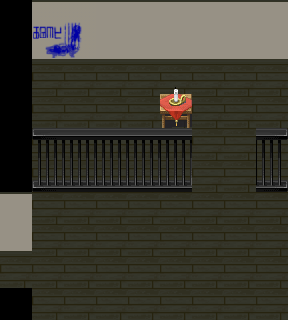

Rendered tile map (Tiled .tmx) drawn with the repository's tilesets; below, a short description and the full map source, tile grids included:
An orthogonal 9x10 tile map with 32x32 px tiles, 5 tile layers (layer0, layer1, layer2, layer3, ...), 2 tilesets.

<map version="1.9" tiledversion="1.9.2" orientation="orthogonal" renderorder="right-down" width="9" height="10" tilewidth="32" tileheight="32" infinite="0" nextlayerid="6" nextobjectid="1">
 <tileset firstgid="1" source="res/add_more.tsx" />
 <tileset firstgid="513" source="res/room-01-udz.tsx" />
 <layer id="4" name="layer0" width="9" height="10" locked="1">
  <data encoding="csv">
0,0,0,0,0,0,0,0,0,
0,0,0,0,0,0,0,0,0,
0,312,312,312,312,312,312,312,312,
0,312,312,312,312,0,312,312,312,
0,312,312,312,312,312,312,312,312,
0,0,0,0,0,0,312,0,0,
0,312,312,312,312,312,312,312,312,
0,312,312,312,312,312,312,312,312,
312,312,312,312,312,312,312,312,312,
0,312,312,312,312,312,312,312,312
</data>
 </layer>
 <layer id="1" name="layer1" width="9" height="10" locked="1">
  <data encoding="csv">
28,43,43,43,43,43,43,43,43,
28,43,43,43,43,43,43,43,43,
28,77,77,77,77,77,77,77,77,
28,77,77,77,77,77,77,77,77,
28,77,77,77,77,77,77,77,77,
28,77,77,77,77,77,77,77,77,
43,77,77,77,77,77,77,77,77,
43,77,77,77,77,77,77,77,77,
77,77,77,77,77,77,77,77,77,
28,77,77,77,77,77,77,77,77
</data>
 </layer>
 <layer id="2" name="layer2" width="9" height="10" locked="1">
  <data encoding="csv">
0,11,11,11,11,11,11,11,11,
0,27,27,27,27,27,27,27,27,
0,0,0,0,0,0,0,0,0,
0,0,0,0,0,0,0,0,0,
0,0,0,0,0,0,0,0,0,
0,0,0,0,0,0,0,0,0,
11,0,0,0,0,0,0,0,0,
27,0,0,0,0,0,0,0,0,
0,0,0,0,0,0,0,0,0,
0,0,0,0,0,0,0,0,0
</data>
 </layer>
 <layer id="3" name="layer3" width="9" height="10" locked="1">
  <data encoding="csv">
0,109,110,0,0,0,0,0,0,
0,125,126,0,0,0,0,0,0,
0,0,0,0,0,0,0,0,0,
0,0,0,0,0,86,0,0,0,
0,0,0,0,0,0,0,0,0,
0,617,618,618,618,618,0,0,619,
0,0,0,0,0,0,0,0,0,
0,0,0,0,0,0,0,0,0,
0,0,0,0,0,0,0,0,0,
0,0,0,0,0,0,0,0,0
</data>
 </layer>
 <layer id="5" name="layer4" width="9" height="10" locked="1">
  <data encoding="csv">
0,0,0,0,0,0,0,0,0,
0,0,0,0,0,0,0,0,0,
0,0,0,0,0,70,0,0,0,
0,0,0,0,0,0,0,0,0,
0,609,610,610,610,610,0,0,611,
0,0,0,0,0,0,0,0,0,
0,0,0,0,0,0,0,0,0,
0,0,0,0,0,0,0,0,0,
0,0,0,0,0,0,0,0,0,
0,0,0,0,0,0,0,0,0
</data>
 </layer>
</map>
